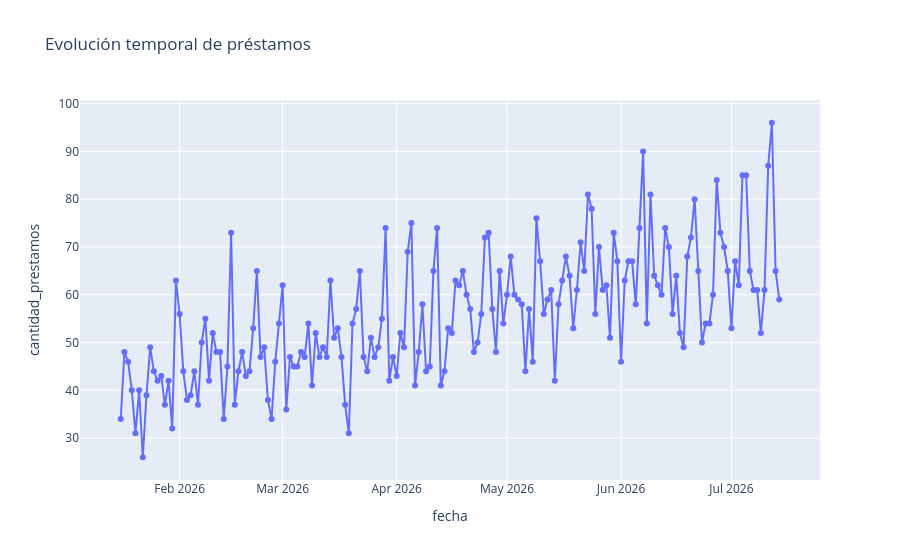

Notebook code cell kept with this figure:
### Markdown cell above
# evolución temporal

evolucion de los prestamos

### Code cell
from lib.conexion_BBDD import get_connection
import matplotlib.pyplot as plt
import seaborn as sns
import plotly.express as px
import pandas as pd


def obtener_datos_tiempo():
    conn = get_connection()
    query = "select fecha, count(*) as cantidad_prestamos from prestamos group by fecha order by fecha"
    df = pd.read_sql(query, conn)
    conn.close()
    return df

df = obtener_datos_tiempo()

plt.figure(figsize=(10,12))
fig = px.line(
    df,
    x="fecha",
    y="cantidad_prestamos",
    title="Evolución temporal de préstamos",
    markers=True, # añadir puntos en la uniones
)
fig.show()

fig.write_html('line_evolucion_temporal_prestamos.html')

### Figure 1 — Plotly figure (JSON) as saved in the notebook; plotly's stock layout.template omitted (floating-point values rounded to 4 significant figures; data arrays with more than 128 entries replaced by an {"elided": "..."} marker saying what was removed)
{"data": [{"hovertemplate": "fecha=%{x}<br>cantidad_prestamos=%{y}<extra></extra>", "legendgroup": "", "line": {"color": "#636efa", "dash": "solid"}, "marker": {"symbol": "circle"}, "mode": "lines+markers", "name": "", "orientation": "v", "showlegend": false, "type": "scatter", "x": {"elided": "180 str values"}, "xaxis": "x", "y": {"elided": "180 int values"}, "yaxis": "y"}], "layout": {"legend": {"tracegroupgap": 0}, "title": {"text": "Evolución temporal de préstamos"}, "xaxis": {"anchor": "y", "domain": [0, 1], "title": {"text": "fecha"}}, "yaxis": {"anchor": "x", "domain": [0, 1], "title": {"text": "cantidad_prestamos"}}}}
